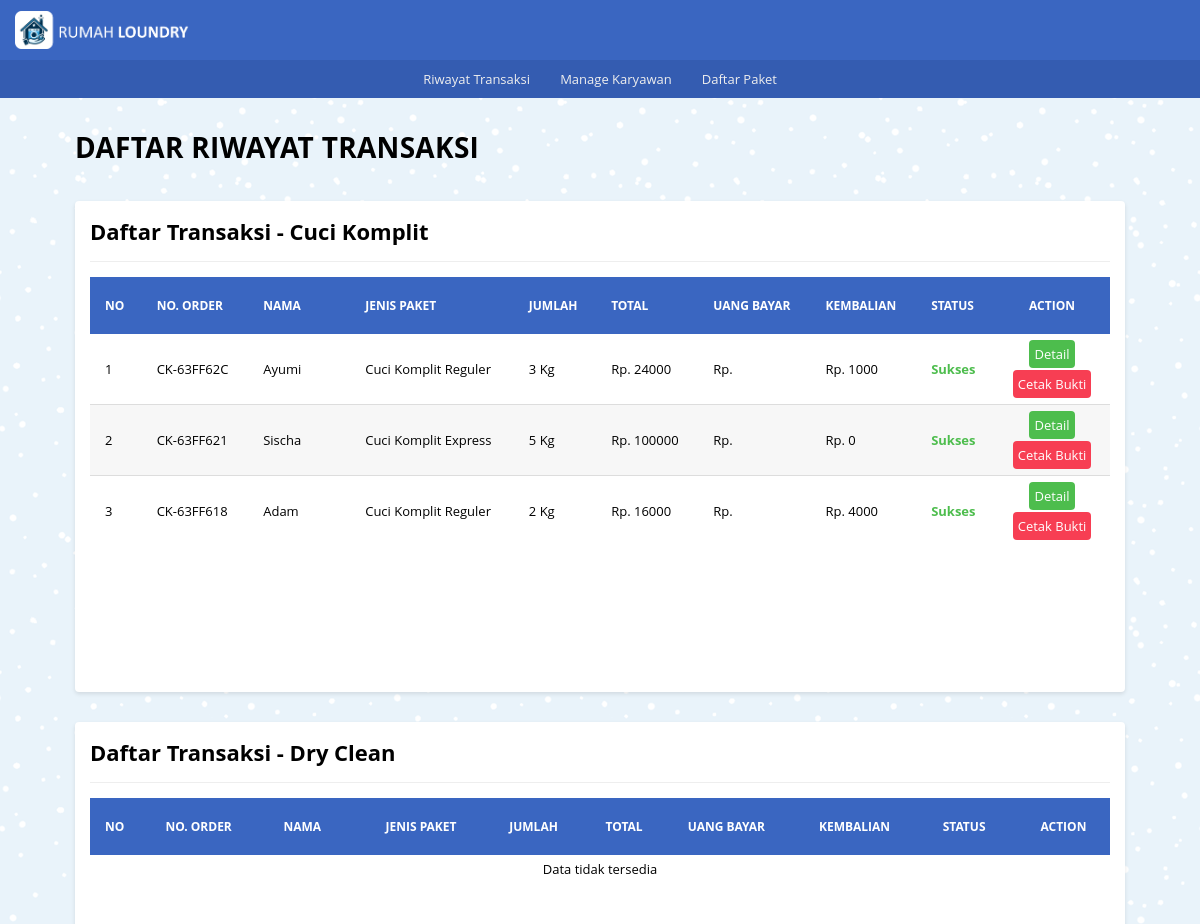
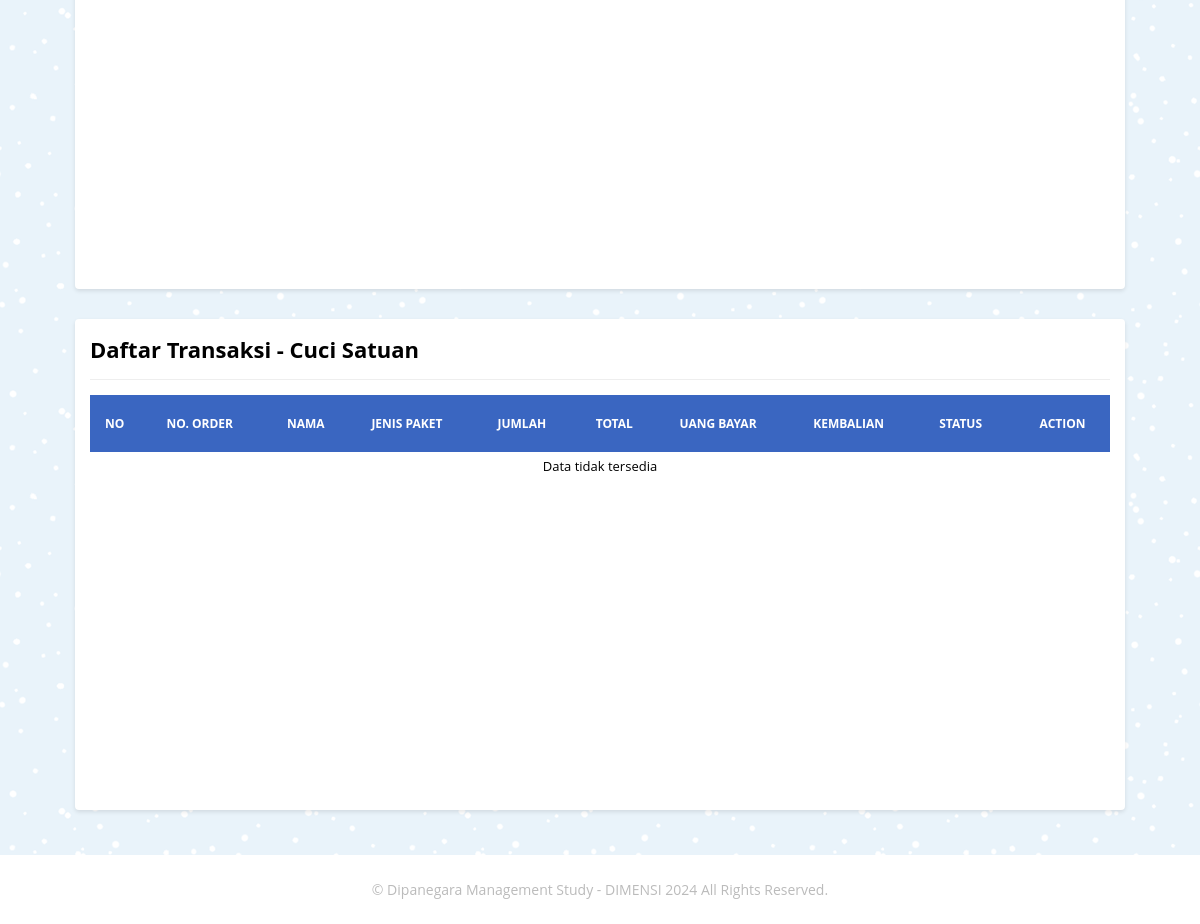
/riwayat_transaksi/riwayat.php, run on the app's committed database (2 pictures, top to bottom).
### tables this page shows
CREATE TABLE `tb_riwayat_ck` (
  `id_ck` int NOT NULL,
  `or_number` varchar(20) NOT NULL,
  `pelanggan` varchar(100) NOT NULL,
  `no_telp` char(15) NOT NULL,
  `alamat` text NOT NULL,
  `j_paket` varchar(50) NOT NULL,
  `wkt_kerja` varchar(20) NOT NULL,
  `berat` int NOT NULL,
  `h_perkilo` int NOT NULL,
  `tgl_msk` varchar(40) NOT NULL,
  `tgl_klr` varchar(40) NOT NULL,
  `total` int NOT NULL,
  `nominal_bayar` int NOT NULL,
  `kembalian` int NOT NULL,
  `status` varchar(20) NOT NULL,
  `keterangan` text NOT NULL
);

### _functions.php (called while the page is built, shortened)
<?php
$host	= 'localhost';
$user = 'root';
$pass	= '';
$db	= 'laundry_app';
$koneksi = mysqli_connect($host,$user,$pass,$db);
function query($query){
	global $koneksi;
	$result = mysqli_query($koneksi, $query);
	$rows = [];
	while ($row = mysqli_fetch_assoc($result)) {
		$rows[] = $row;
	}
	return $rows;
}
function url($url = null){
	$url_utama = "http://localhost/rumah_laundry";
	if ($url != null) {
		return $url_utama . '/' . $url;
	}else{
		return $url_utama;
	}
}

### riwayat_transaksi/riwayat_ck/riwayat_ck.php (the view)
<div class="card">
   <div class="card-title card-flex">
      <div class="card-col">
         <h2>Daftar Transaksi - Cuci Komplit</h2>
      </div>
   </div>
   <div class="card-body">
      <div class="tabel-kontainer">
         <table class="tabel-transaksi">
            <thead>
               <tr>
                  <th class="sticky">No</th>
                  <th class="sticky">No. Order</th>
                  <th class="sticky" width="10%">Nama</th>
                  <th class="sticky">Jenis Paket</th>
                  <th class="sticky">Jumlah</th>
                  <th class="sticky">Total</th>
                  <th class="sticky">Uang Bayar</th>
                  <th class="sticky">Kembalian</th>
                  <th class="sticky">Status</th>
                  <th class="sticky" style="text-align: center">Action</th>
               </tr>
            </thead>
            <tbody>
               <?php if (!empty($query_ck)) : ?>
                  <?php $i = 1; ?>
                  <?php foreach($query_ck as $data_ck) : ?>
                     <tr>
                        <td><?=$i?></td>
                        <td><?=$data_ck['or_number']?></td>
                        <td style="max-width: 150px; overflow:hidden;"><?=$data_ck['pelanggan']?></td>
                        <td><?=$data_ck['j_paket']?></td>
                        <td><?=$data_ck['berat'] . " Kg"?></td>
                        <td><?="Rp. " . $data_ck['total']?></td>
                        <td><?="Rp. " . $data_ck['nominal_byr']?></td>
                        <td><?="Rp. " . $data_ck['kembalian']?></td>
                        <td><span class="success"><?=$data_ck['status']?></span></td>
                        <td align="center">
                           <a href="<?=url('riwayat_transaksi/riwayat_ck/detail_ck.php')?>?id_ck=<?=$data_ck['id_ck']?>" class="btn btn-edit">Detail</a><br/>
                           <a href="<?=url('riwayat_transaksi/riwayat_ck/cetak_info.php')?>?id_ck=<?=$data_ck['id_ck']?>" class="btn btn-hapus">Cetak Bukti</a>
                        </td>
                     </tr>
                     <?php $i++?>
                  <?php endforeach ?>
                  <?php else : ?>
                     <tr>
                        <td colspan="10" class="txt-center">Data tidak tersedia</td>
                     </tr>
               <?php endif?>
            </tbody>
         </table>
      </div>
   </div>
</div>

### _assets/css/style.css (style rules this page uses)
* { margin: 0; padding: 0; box-sizing: border-box; }
html,body { width: 100%; max-width: 100%; position: relative; font-family: 'Open sans', sans-serif; display: flex; flex-direction: column; background-image: url(../img/blue-snow.png); overflow-x: hidden; }
.success { font-weight: bold; color:#4dbd4d; }
h2 { font-size: 22px; }
.card { background-color: #fff; margin: 15px; padding: 15px; border-radius: 4px; box-shadow: 0 2px 4px rgba(0,0,0,0.10); }
.card-body { position: relative; }
.card-title { padding-bottom: 15px; margin-bottom: 15px; border-bottom: 1px solid #eeeeee; }
.card-flex { display: flex; flex-direction: row; align-items: center; justify-content: space-between; }
.card-col { flex: 1; }
.tabel-kontainer { display: block; width: 100%; height: 400px; position: relative; overflow-x: auto; overflow-y: auto; }
.tabel-transaksi { border: 0; border-collapse: collapse; width: 100%; }
.tabel-transaksi thead { color: #ffffff; }
.tabel-transaksi thead th { text-transform: uppercase; font-size: 12px; text-align: left; padding: 20px 15px; background-color: #3a66c1; }
.sticky { position: sticky; top: 0; }
.tabel-transaksi tbody tr { border-bottom: 1px solid #dddddd; }
.tabel-transaksi tbody tr:nth-child(even) { background-color: #f7f7f7; }
.tabel-transaksi tbody tr:last-child { border-bottom: 0; }
.tabel-transaksi tbody tr td { padding: 5px 15px; font-size: 13px; }
.btn { display: inline-block; text-decoration: none; padding: 5px; margin: 1px; border-radius: 4px; }
.btn-edit { background-color: #4dbd4d; color: #ffffff; }
.btn-hapus { background-color: #f73e53; color: #ffffff; }

### data on the page
tb_riwayat_ck: or_number "CK-63FF62C", pelanggan "Ayumi", j_paket "Cuci Komplit Reguler", berat "3", total "24000", kembalian "1000", status "Sukses"
tb_riwayat_ck: or_number "CK-63FF621", pelanggan "Sischa", j_paket "Cuci Komplit Express", berat "5", total "100000", kembalian "0", status "Sukses"
tb_riwayat_ck: or_number "CK-63FF618", pelanggan "Adam", j_paket "Cuci Komplit Reguler", berat "2", total "16000", kembalian "4000", status "Sukses"
